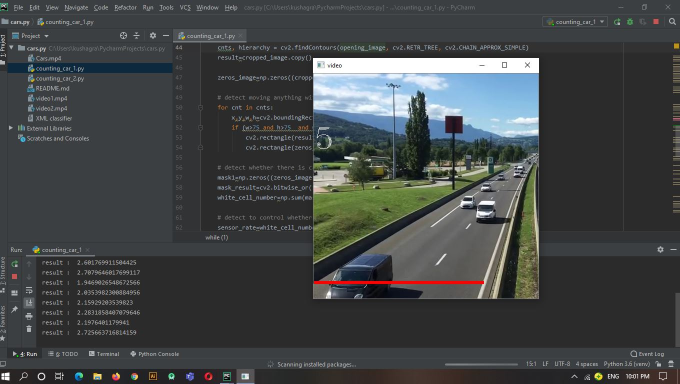
#> input picture c.JPG, 1359 x 768 px, given in place of Cars.mp4, which was not available (shown at 1/2 size)
$ python counting_car_2.py
#> lines starting #> are read from the running program, lines starting #| are printed output that depends on the picture; after the words box and inside, x2 and y2 are one past the last pixel; in counts of white or black regions, pixels touching at a corner belong together; pictures that were not available may be replaced by others from this repository, and a replacement may not be noted
import cv2
import numpy as np

class Kordinat:
    def __init__(self,x,y):
#> called with x = 1, y = 425
        self.x=x
        self.y=y

class Sensor:
    def __init__(self,kordinat1,kordinat2,frame_weight,frame_lenght):
#> called with frame_weight = 500, frame_lenght = 1080
        self.kordinat1=kordinat1
        self.kordinat2=kordinat2
        self.frame_weight=frame_weight
        self.frame_lenght =frame_lenght
        self.mask=np.zeros((frame_weight,frame_lenght,1),np.uint8)*abs(self.kordinat2.y-self.kordinat1.y)
        self.full_mask_area=abs(self.kordinat2.x-self.kordinat1.x)
        cv2.rectangle(self.mask,(self.kordinat1.x,self.kordinat1.y),(self.kordinat2.x,self.kordinat2.y),(255),thickness=cv2.FILLED)
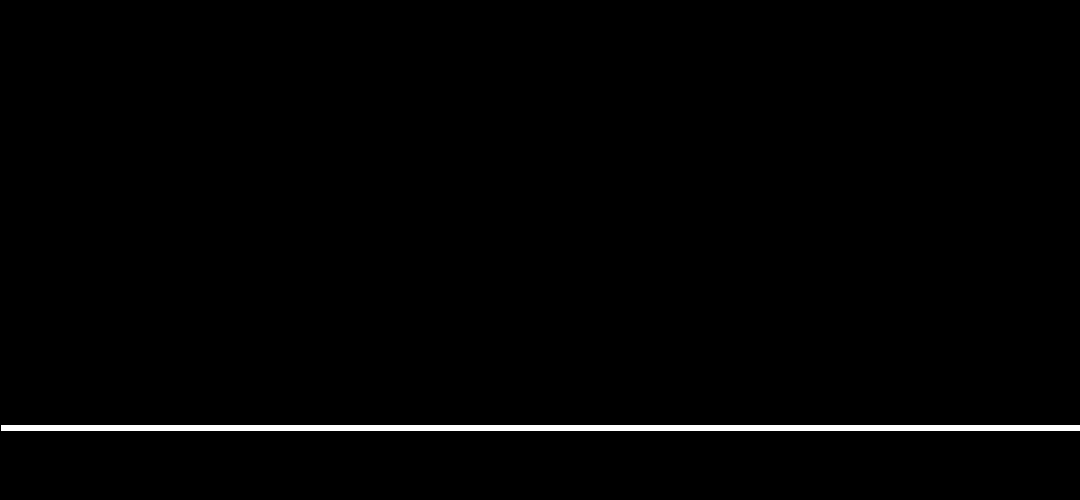
#> self.mask: shape (500, 1080, 1); 1.2% white; 1 white region, box (x1, y1, x2, y2) and area: (1, 425, 1080, 431) 6474
        self.stuation=False
        self.car_number_detected=0


Sensor1 = Sensor(Kordinat(1, 425), Kordinat(1080, 430), 500, 1080)
video=cv2.VideoCapture("Cars.mp4")
fgbg=cv2.createBackgroundSubtractorMOG2()
#fgbg=cv2.createBackgroundSubtractorMOG2()
kernel=np.ones((5,5),np.uint8)
font=cv2.FONT_HERSHEY_TRIPLEX
while (1):
    ret,frame=video.read()
#> frame is the input picture: shape (768, 1359, 3); mean B, G, R 69.8, 69.2, 65.7
    # resize frame
    cut_image=frame[100:600,100:1180]
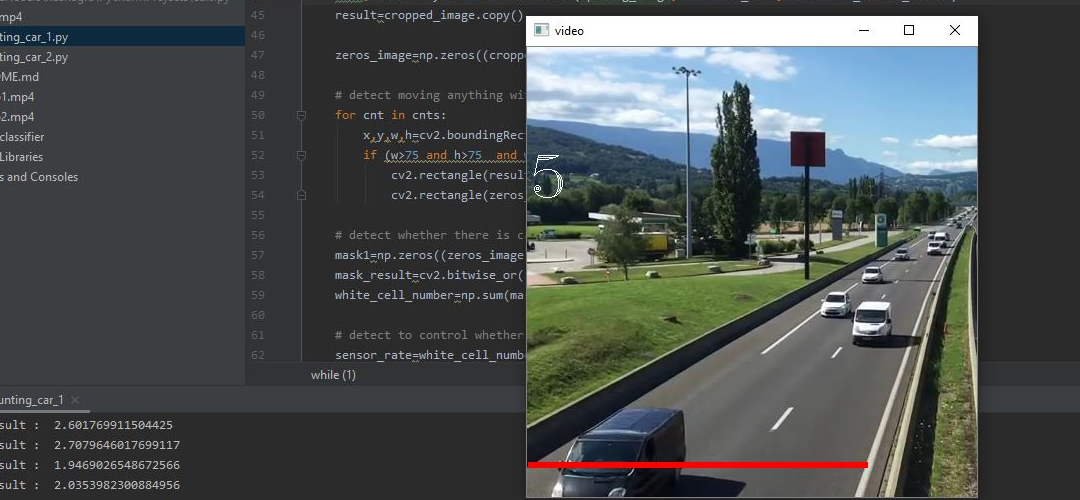
#> cut_image: shape (500, 1080, 3); mean B, G, R 81.1, 80.9, 75.5
    # make morphology for frame
    deleted_background=fgbg.apply(cut_image)
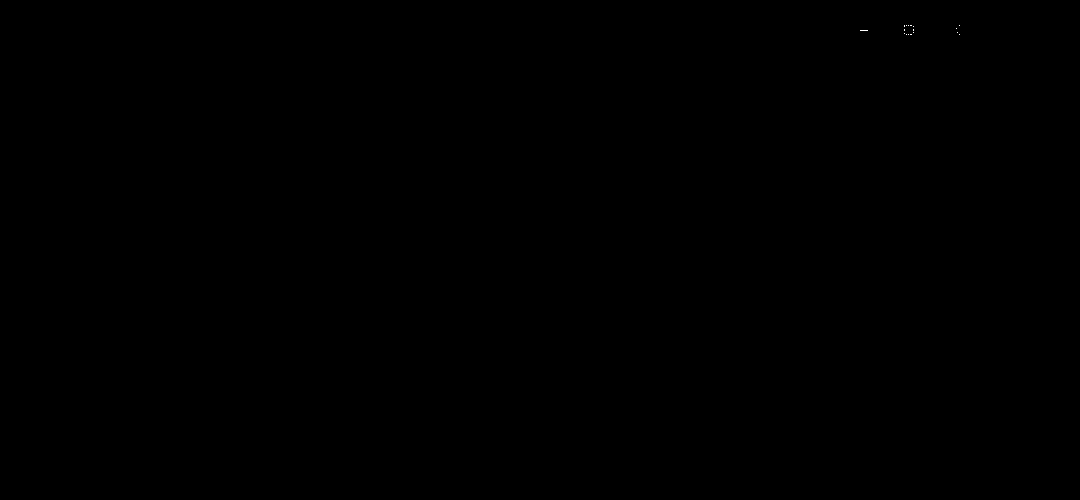
#> deleted_background: shape (500, 1080); values 127 (black) and 255 (white), 0.01% white in thin lines or dots, all inside (x1, y1, x2, y2) = (860, 25, 960, 35)
    opening_image=cv2.morphologyEx(deleted_background,cv2.MORPH_OPEN,kernel)
#> opening_image: shape (500, 1080); every value is 127
    ret,opening_image=cv2.threshold(opening_image,125,255,cv2.THRESH_BINARY)
#> opening_image: shape (500, 1080); every value is 255

    # detect moving anything
    cnts, hierarchy = cv2.findContours(opening_image, cv2.RETR_TREE, cv2.CHAIN_APPROX_SIMPLE)
#> cnts = [[[0, 0], [0, 499], [1079, 499], [1079, 0]]]
    result=cut_image.copy()

    zeros_image=np.zeros((cut_image.shape[0],cut_image.shape[1],1),np.uint8)

    # detect moving anything with loop
    for cnt in cnts:
        x,y,w,h=cv2.boundingRect(cnt)
        if (w>100 and h>100 ):
            cv2.rectangle(result,(x,y),(x+w,y+h),(255,0,0),thickness=2)
            cv2.rectangle(zeros_image,(x,y),(x+w,y+h),(255),thickness=cv2.FILLED)
#> this loop made 1 pass
#> (cnt, x, y, w, h) on pass 1: ([[0, 0], [0, 499], [1079, 499], [1079, 0]], 0, 0, 1080, 500)
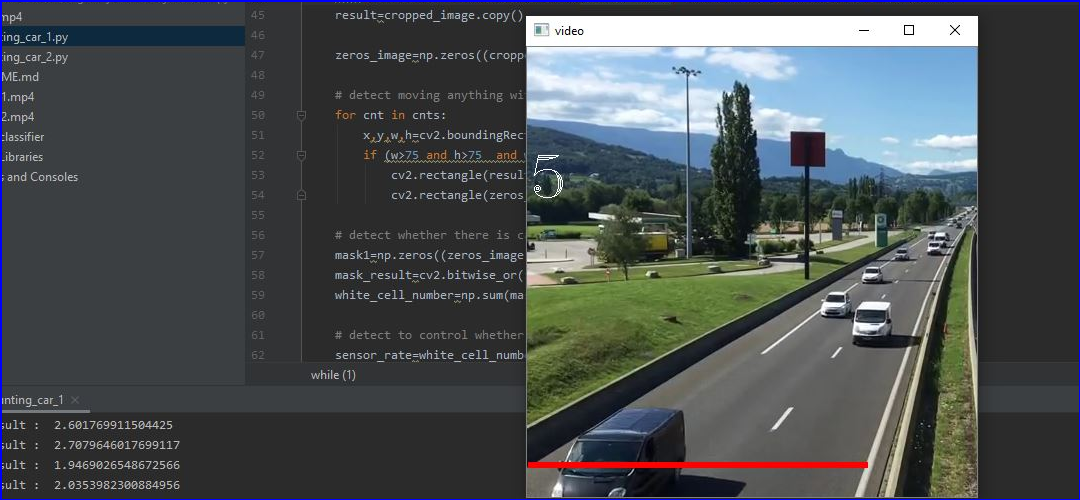
#> result: shape (500, 1080, 3); 0.88% of pixels changed, all inside (x1, y1, x2, y2) = (0, 0, 1080, 500)

    # detect whether there is car via bitwise_and
    mask1=np.zeros((zeros_image.shape[0],zeros_image.shape[1],1),np.uint8)
    mask_result=cv2.bitwise_or(zeros_image,zeros_image,mask=Sensor1.mask)
    white_cell_number=np.sum(mask_result==255)
#> white_cell_number = 6474

    # detect to control whether car is passing under the red line sensor
    sensor_rate=white_cell_number/Sensor1.full_mask_area
#> sensor_rate = 6
    if sensor_rate>0:
        print(sensor_rate)
#| 6.0

    # if car is passing under the red line sensor . red line sensor is yellow color.
    if (sensor_rate >= 1.8 and sensor_rate<2.9 and Sensor1.stuation == False):
        # draw the red line
        cv2.rectangle(result, (Sensor1.kordinat1.x, Sensor1.kordinat1.y), (Sensor1.kordinat2.x, Sensor1.kordinat2.y),
                      (0, 0, 255), thickness=cv2.FILLED)
        Sensor1.stuation = False
        Sensor1.car_number_detected += 2
    if (sensor_rate>=0.6 and  sensor_rate<1.8 and Sensor1.stuation==False):
        # draw the red line
        cv2.rectangle(result, (Sensor1.kordinat1.x, Sensor1.kordinat1.y), (Sensor1.kordinat2.x, Sensor1.kordinat2.y),
                      (0,255, 0,), thickness=cv2.FILLED)
        Sensor1.stuation = True
    elif (sensor_rate<0.6 and Sensor1.stuation==True) :
        # draw the red line
        cv2.rectangle(result, (Sensor1.kordinat1.x, Sensor1.kordinat1.y), (Sensor1.kordinat2.x, Sensor1.kordinat2.y),
                      (0, 0,255), thickness=cv2.FILLED)
        Sensor1.stuation = False
        Sensor1.car_number_detected+=1
    else :
        # draw the red line
        cv2.rectangle(result, (Sensor1.kordinat1.x, Sensor1.kordinat1.y), (Sensor1.kordinat2.x, Sensor1.kordinat2.y),
                      (0, 0, 255), thickness=cv2.FILLED)


    cv2.putText(result,str(Sensor1.car_number_detected),(Sensor1.kordinat1.x,Sensor1.kordinat1.y+60),font,2,(255,255,255))
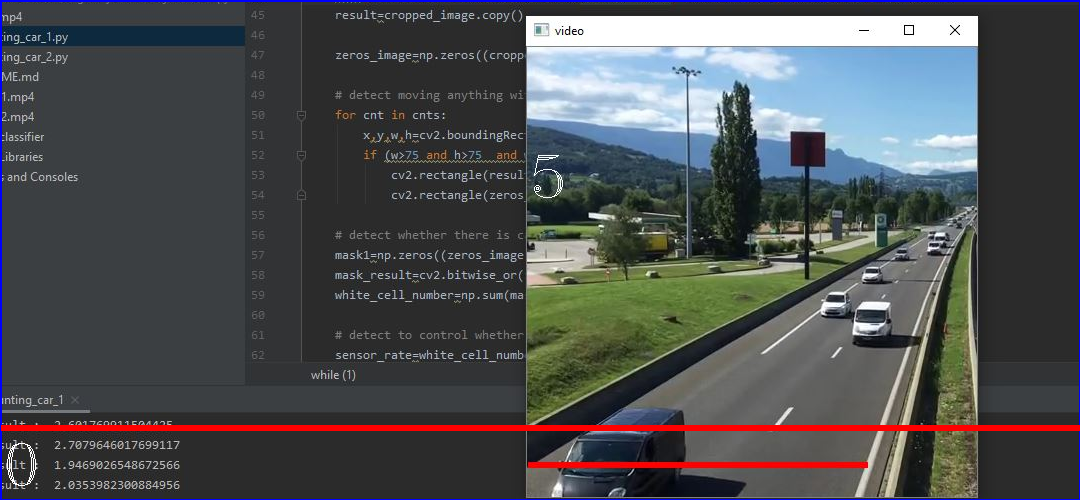
#> result: shape (500, 1080, 3); mean B, G, R 82.1, 79.8, 77.5


    cv2.imshow("video", result)
    #cv2.imshow("mask_result", mask_result)
    #cv2.imshow("zeros_image", zeros_image)
    #cv2.imshow("opening_image", opening_image)

    k=cv2.waitKey(30) & 0xff
#> (key Esc is pressed here)
    if k == 27 :
        break

video.release()
cv2.destroyAllWindows()
